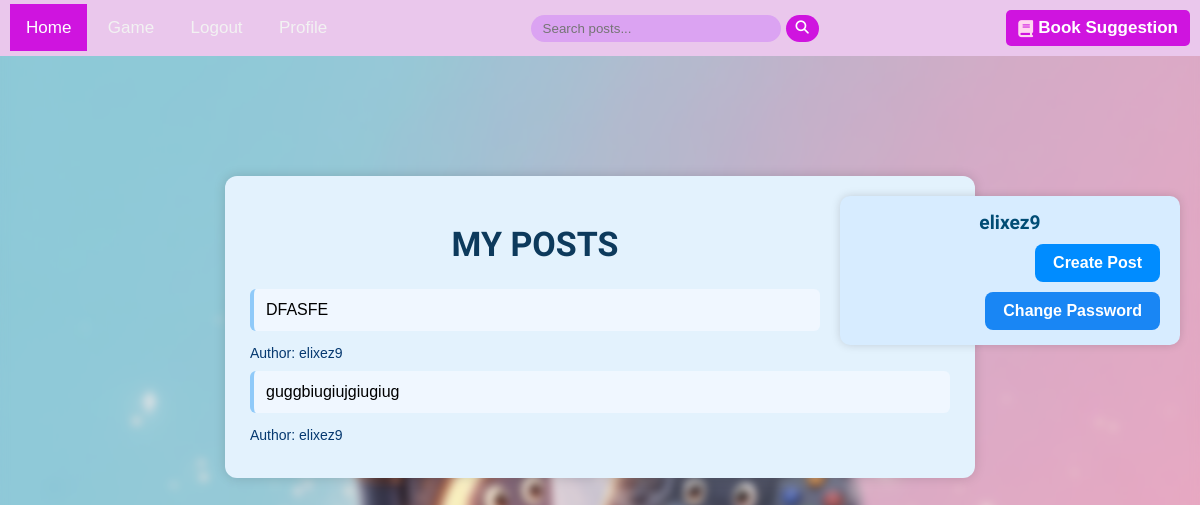
Before: /account/profile/1/ (signed in) with the older database file.
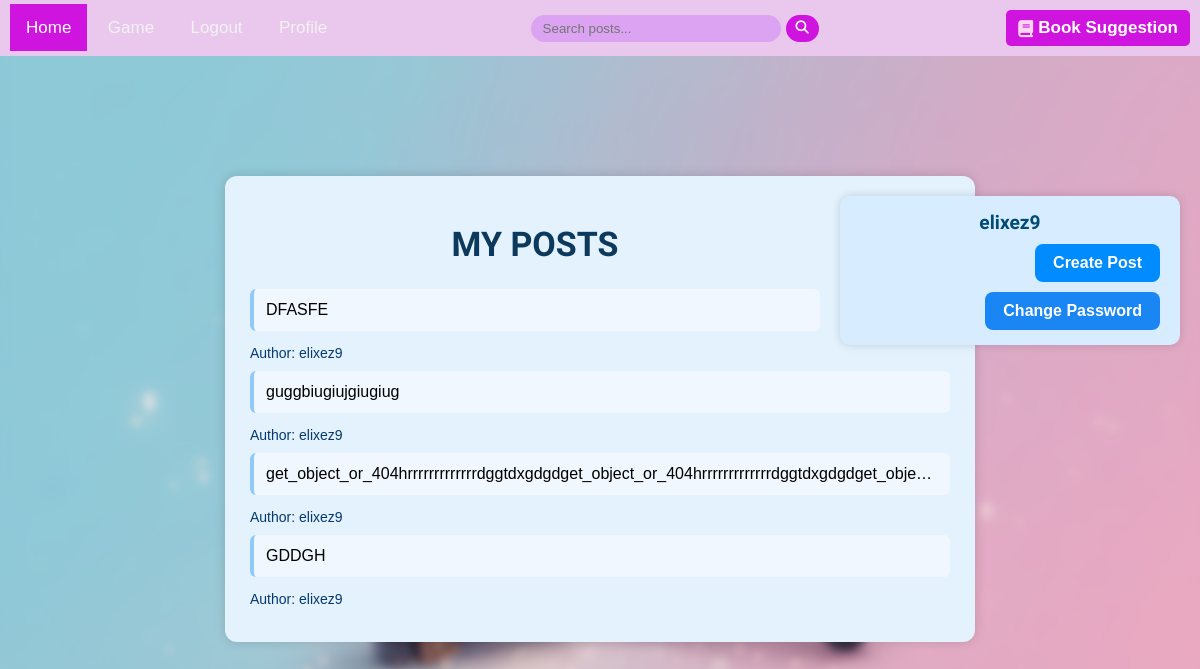
After: the same page with the newer database file.
### home/models.py (models this page shows, shortened)
class Post(models.Model):
    user = models.ForeignKey(User, on_delete=models.CASCADE)
    body = models.TextField()
    slug: SlugField = models.SlugField()
    created = models.DateTimeField(auto_now_add=True)
    updated = models.DateTimeField(auto_now=True)
    def get_absolute_url(self):
        return reverse('home:post_d', args=[self.id, self.slug])

### account/views.py (the view)
# urls.py: path('profile/<int:user_id>/', views.UserProfileView.as_view(), name='profile'),
class UserProfileView(LoginRequiredMixin, View):
    def get(self, request, user_id):
        user = User.objects.get(id=user_id)
        posts = Post.objects.filter(user=user)
        return render(request, 'account/profile.html', {'user': user, 'posts': posts})

### account/templates/account/profile.html (shortened to what this page needs)
{% extends "base.html" %}
{% block content %}
<div class="profile-header">
    <h3 class="comments-title" style="font-size: larger">{{ user.username }}</h3>
    {% if request.user.id == user.id %}
        <a href="{% url 'home:post_create' %}" class="draw-btn">Create Post</a>
        <a href="{% url 'account:reset_password' %}" class="draw-btn" style="background-color:rgb(25,134,244); display:inline-block; margin-top:10px;">Change Password</a>
    {% endif %}
</div><div class="post-container">
    <h1 class="comments-title"  style="text-align:center; color:#0d3a5c;">MY POSTS</h1>
    {% for post in posts %}
        <a href="{{ post.get_absolute_url }}" class="post-item">{{ post.body|truncatewords:3 }}</a>
        <p class="post-author">Author: {{ post.user.username }}</p>
    {% empty %}
        <p style="text-align:center;">No posts yet.</p>
    {% endfor %}
</div>
{% endblock %}

Changed rows visible on the page:
added Post: body "get_object_or_404hrrrrrrrrrrrrrdggtdxgdgdget_object_or_404hrrrrrrrrrrrrrdggtdxgdgdget_obje…", user.username "elixez9"
added Post: body "GDDGH", user.username "elixez9"
